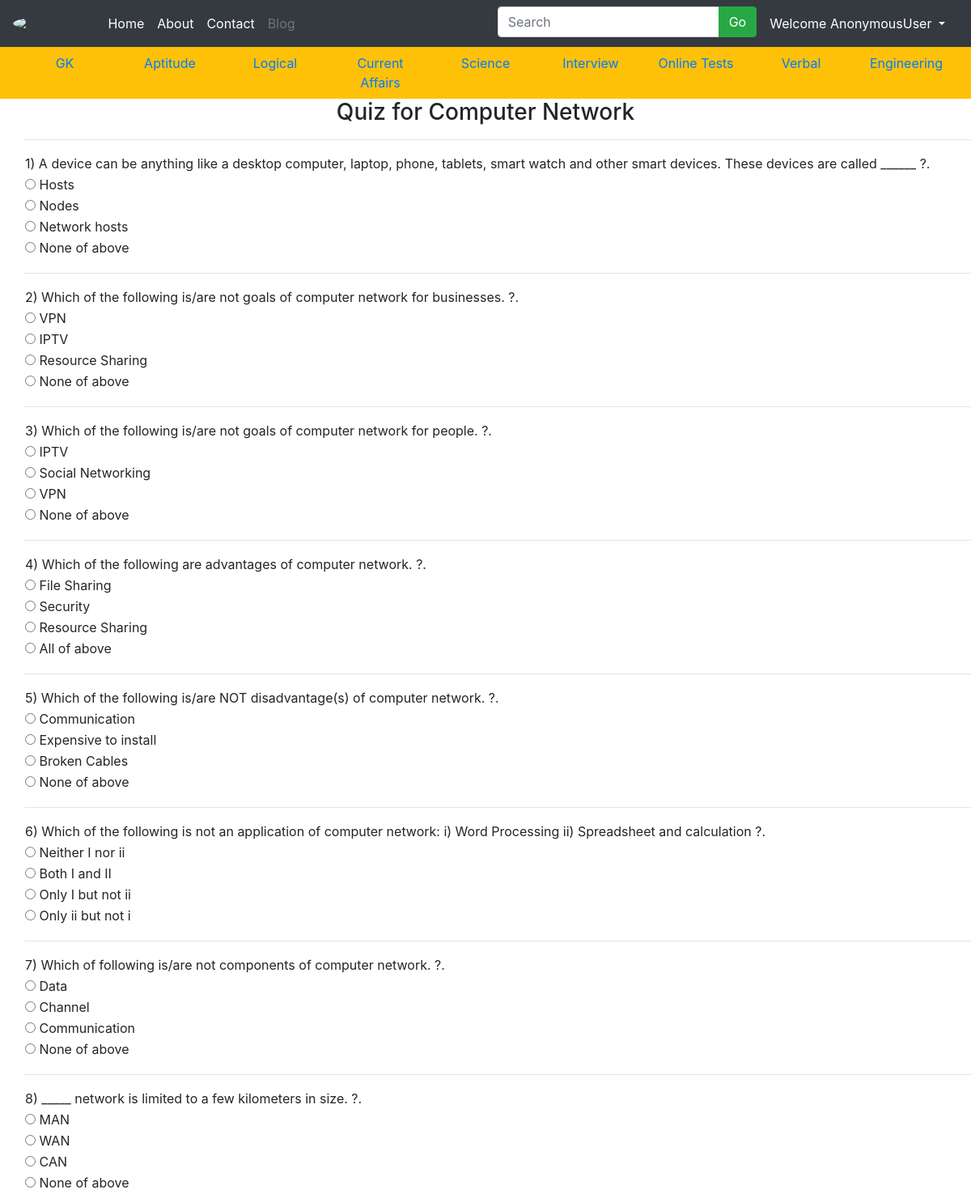
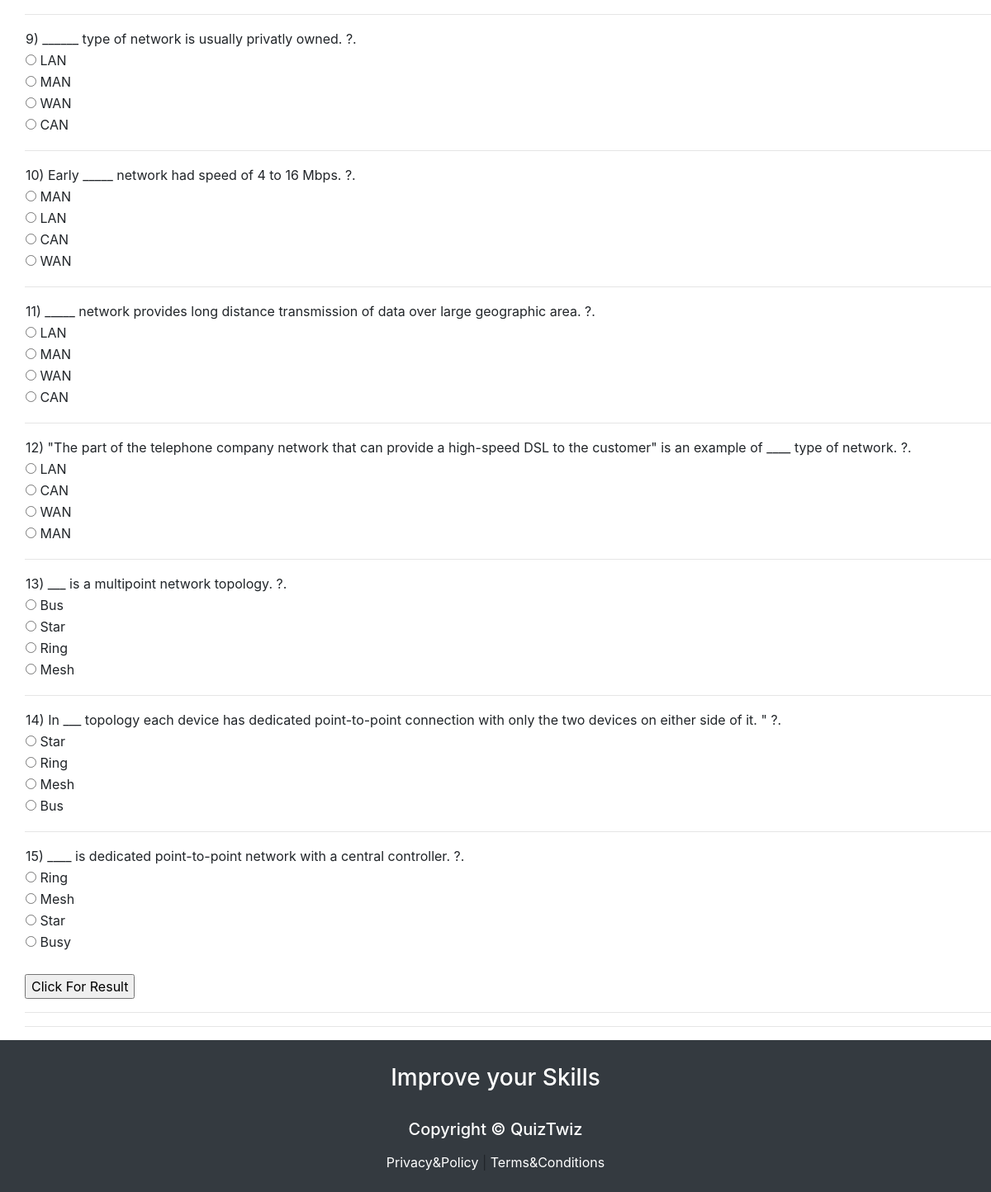
/network, run on the app's committed database (2 pictures, top to bottom).
### QuizApp/models.py (models this page shows, shortened)
class ComputerNetwork(models.Model):
    Question = models.CharField(max_length=250)
    option1 = models.CharField(max_length=100)
    option2 = models.CharField(max_length=100)
    option3 = models.CharField(max_length=100)
    option4 = models.CharField(max_length=100)
    correctans = models.CharField(max_length=100)

### QuizApp/views.py (the view)
# urls.py: path('network', views.network, name='network-quiz'),
def network(request):
    results = ComputerNetwork.objects.all()
    return render(request,'network.html',{'ComputerNetwork':results})

### Templates/network.html (shortened to what this page needs)
{% extends 'base.html' %}
{% block body %}
<center>
    <h3>Quiz for Computer Network</h3>
</center>
<div style="padding-left:30px">
    {%for result in ComputerNetwork%}
        <table>
            <tr>
                <td>{{result.Question}} ?.</td>
            </tr>
            <tr>
                <td><input type="radio" id="option1" class="rb" name="{{result.Question}}" value="{{result.option1}}"> {{result.option1}}</td>
            </tr>
            <tr>
                <td><input type="radio" id="option2" class="rb" name="{{result.Question}}" value="{{result.option2}}"> {{result.option2}}</td>
            </tr>
            <tr>
                <td><input type="radio" id="option3" class="rb" name="{{result.Question}}" value="{{result.option3}}"> {{result.option3}}</td>
            </tr>
            <tr>
                <td><input type="radio" id="option4" class="rb" name="{{result.Question}}" value="{{result.option4}}"> {{result.option4}}</td>
            </tr>
            <tr>
                <td><lable id="correctans" class="rb" style="display:none; color:green;"><b>The Correct Answer Is :{{result.correctans}}</b></lable></td>
            </tr>
            <hr>
        </table>
    {% endfor %}
    <br>
    <input type="submit" value="Click For Result" id="but1" onclick="getanswers();"/>
    <hr/>
    <hr>
</div>
{% endblock body %}

### data on the page
ComputerNetwork: Question "1) A device can be anything like a desktop computer, laptop, phone, tablets, smart watch and other smart devices. These devices are called ______", option1 "Hosts", option2 "Nodes", option3 "Network hosts", option4 "None of above"
ComputerNetwork: Question "2) Which of the following is/are not goals of computer network for businesses.", option1 "VPN", option2 "IPTV", option3 "Resource Sharing", option4 "None of above"
ComputerNetwork: Question "3) Which of the following is/are not goals of computer network for people.", option1 "IPTV", option2 "Social Networking", option3 "VPN", option4 "None of above"
ComputerNetwork: Question "4) Which of the following are advantages of computer network.", option1 "File Sharing", option2 "Security", option3 "Resource Sharing", option4 "All of above"
ComputerNetwork: Question "5) Which of the following is/are NOT disadvantage(s) of computer network.", option1 "Communication", option2 "Expensive to install", option3 "Broken Cables", option4 "None of above"
ComputerNetwork: Question "6) Which of the following is not an application of computer network: i) Word Processing ii) Spreadsheet and calculation", option1 "Neither I nor ii", option2 "Both I and II", option3 "Only I but not ii", option4 "Only ii but not i"
ComputerNetwork: Question "7) Which of following is/are not components of computer network.", option1 "Data", option2 "Channel", option3 "Communication", option4 "None of above"
ComputerNetwork: Question "8) _____ network is limited to a few kilometers in size.", option1 "MAN", option2 "WAN", option3 "CAN", option4 "None of above"
ComputerNetwork: Question "9) ______ type of network is usually privatly owned.", option1 "LAN", option2 "MAN", option3 "WAN", option4 "CAN"
ComputerNetwork: Question "10) Early _____ network had speed of 4 to 16 Mbps.", option1 "MAN", option2 "LAN", option3 "CAN", option4 "WAN"
ComputerNetwork: Question "11) _____ network provides long distance transmission of data over large geographic area.", option1 "LAN", option2 "MAN", option3 "WAN", option4 "CAN"
ComputerNetwork: Question "12) \"The part of the telephone company network that can provide a high-speed DSL to the customer\" is an example of ____ type of network.", option1 "LAN", option2 "CAN", option3 "WAN", option4 "MAN"
ComputerNetwork: Question "13) ___ is a multipoint network topology.", option1 "Bus", option2 "Star", option3 "Ring", option4 "Mesh"
ComputerNetwork: Question "14) In ___ topology each device has dedicated point-to-point connection with only the two devices on either side of it. \"", option1 "Star", option2 "Ring", option3 "Mesh", option4 "Bus"
ComputerNetwork: Question "15) ____ is dedicated point-to-point network with a central controller.", option1 "Ring", option2 "Mesh", option3 "Star", option4 "Busy"

### other printed values
{{ request.user }} "AnonymousUser"
